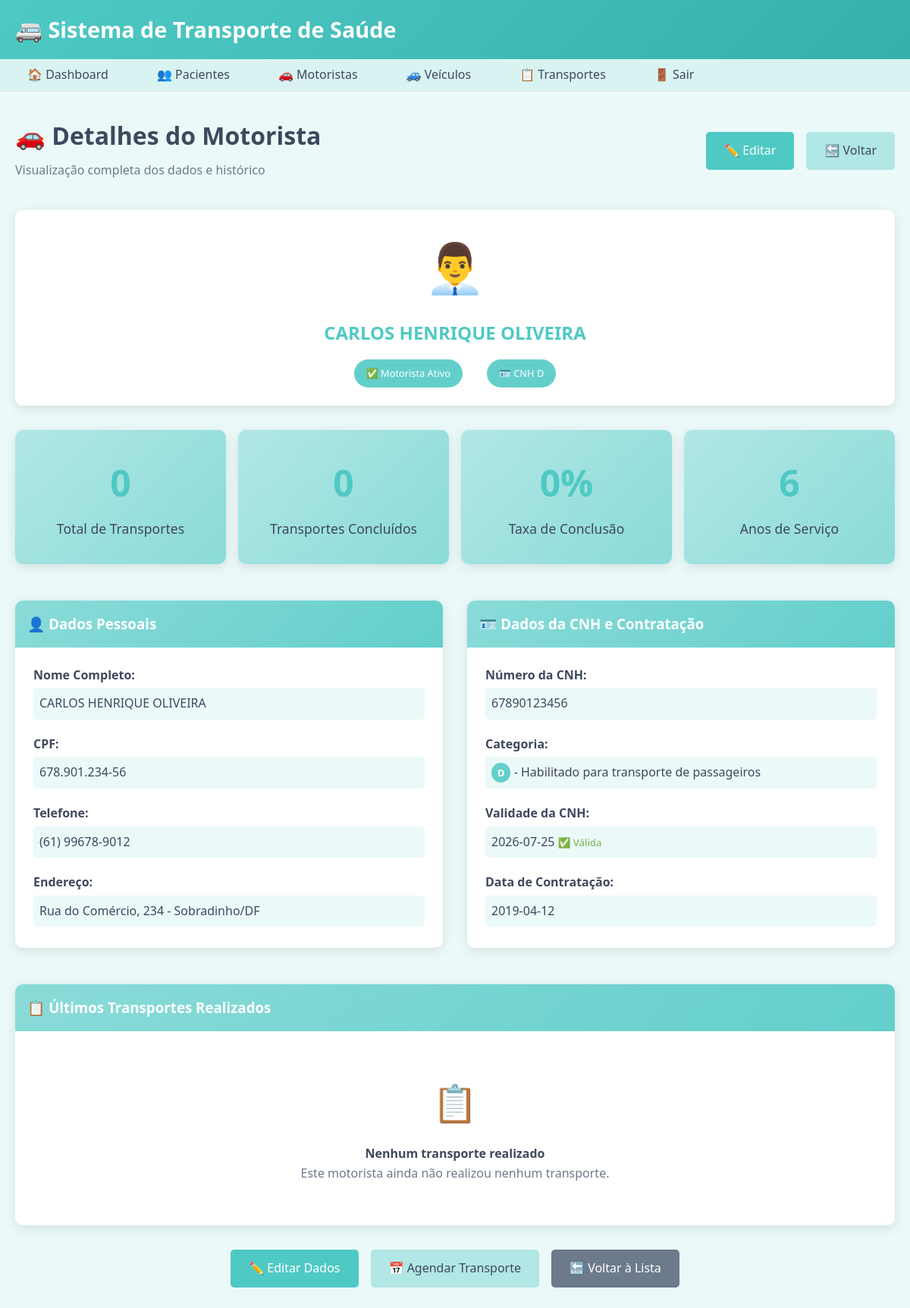
Page /drivers/6/view (signed in) on the committed database.
### tables this page shows
CREATE TABLE driver (
    id INTEGER PRIMARY KEY AUTOINCREMENT,
    name VARCHAR(100) NOT NULL,
    cpf VARCHAR(14) UNIQUE NOT NULL,
    cnh VARCHAR(20) UNIQUE NOT NULL,
    cnh_category VARCHAR(5) NOT NULL,
    cnh_expiry DATE NOT NULL,
    phone VARCHAR(15),
    address TEXT,
    hire_date DATE NOT NULL,
    is_active BOOLEAN DEFAULT 1
, employment_type VARCHAR(20) DEFAULT "prefeitura", company_name VARCHAR(150), company_cnpj VARCHAR(20), company_contact VARCHAR(100), company_phone VARCHAR(15), company_address TEXT);

### app_simple.py (the view)
@app.route('/drivers/<int:driver_id>/view')
def drivers_view(driver_id):
    if not check_auth():
        return redirect('/login')
    conn = get_db()
    cursor = conn.cursor()
    cursor.execute('SELECT * FROM driver WHERE id = ?', (driver_id,))
    driver = cursor.fetchone()
    if not driver:
        flash('Motorista não encontrado!', 'danger')
        return redirect('/drivers')
    cursor.execute('''
        SELECT t.*, p.name as patient_name, v.plate as vehicle_plate
        FROM transport t
        LEFT JOIN patient p ON t.patient_id = p.id
        LEFT JOIN vehicle v ON t.vehicle_id = v.id
        WHERE t.driver_id = ?
        ORDER BY t.appointment_date DESC
        LIMIT 10
    ''', (driver_id,))
    recent_transports = cursor.fetchall()
    cursor.execute('SELECT COUNT(*) as total FROM transport WHERE driver_id = ?', (driver_id,))
    total_transports = cursor.fetchone()['total']
    cursor.execute('''
        SELECT COUNT(*) as completed
        FROM transport
        WHERE driver_id = ? AND status = 'concluido'
    ''', (driver_id,))
    completed_transports = cursor.fetchone()['completed']
    conn.close()
    return render_template('drivers/view.html',
                         driver=driver,
                         recent_transports=recent_transports,
                         total_transports=total_transports,
                         completed_transports=completed_transports)

### app_simple.py (called while the page is built)
def get_db():
    conn = sqlite3.connect(DB_PATH)
    conn.row_factory = sqlite3.Row  # Para acessar colunas por nome
    return conn

def check_auth():
    return 'user_id' in session

### templates/drivers/view.html (shortened to what this page needs)
{% extends "base.html" %}
{% block content %}
<div style="padding: 2rem 0;">
    <div style="display: flex; justify-content: space-between; align-items: center; margin-bottom: 2rem;">
        <div>
            <h1>🚗 Detalhes do Motorista</h1>
            <p style="color: var(--gray-color); margin: 0.5rem 0;">Visualização completa dos dados e histórico</p>
        </div>
        <div style="display: flex; gap: 1rem;">
            <a href="/drivers/{{ driver.id }}/edit" class="btn btn-primary">✏️ Editar</a>
            <a href="/drivers" class="btn btn-secondary">🔙 Voltar</a>
        </div>
    </div>
    <div class="card" style="margin-bottom: 2rem;">
        <div class="card-body" style="text-align: center;">
            <div style="font-size: 4rem; margin-bottom: 1rem;">👨‍💼</div>
            <h2 style="color: var(--primary-color); margin-bottom: 0.5rem;">{{ driver.name }}</h2>
            <div style="display: flex; justify-content: center; gap: 2rem; margin-top: 1rem;">
                {% if driver.is_active %}
                    <span class="priority-normal" style="padding: 0.5rem 1rem; border-radius: 20px;">✅ Motorista Ativo</span>
                {% else %}
                    <span class="priority-high" style="padding: 0.5rem 1rem; border-radius: 20px;">❌ Motorista Inativo</span>
                {% endif %}
                <span class="priority-normal" style="padding: 0.5rem 1rem; border-radius: 20px;">🪪 CNH {{ driver.cnh_category }}</span>
            </div>
        </div>
    </div>
    <div style="display: grid; grid-template-columns: repeat(auto-fit, minmax(200px, 1fr)); gap: 1rem; margin-bottom: 2rem;">
        <div class="stat-card">
            <div class="stat-number">{{ total_transports }}</div>
            <div class="stat-label">Total de Transportes</div>
        </div>
        <div class="stat-card">
            <div class="stat-number">{{ completed_transports }}</div>
            <div class="stat-label">Transportes Concluídos</div>
        </div>
        <div class="stat-card">
            <div class="stat-number">
                {% if total_transports > 0 %}
                    {{ ((completed_transports / total_transports) * 100)|round|int }}%
                {% else %}
                    0%
                {% endif %}
            </div>
            <div class="stat-label">Taxa de Conclusão</div>
        </div>
        <div class="stat-card">
            <div class="stat-number">
                {% set years_working = (driver.hire_date|length > 0) %}
                {% if years_working %}
                    {{ ((2025 - driver.hire_date[:4]|int)) if driver.hire_date[:4]|int < 2025 else 0 }}
                {% else %}
                    0
                {% endif %}
            </div>
            <div class="stat-label">Anos de Serviço</div>
        </div>
    </div>
    <div style="display: grid; grid-template-columns: 1fr 1fr; gap: 2rem;">
        <div class="card">
            <div class="card-header">
                <h3>👤 Dados Pessoais</h3>
            </div>
            <div class="card-body">
                <div style="display: grid; gap: 1rem;">
                    <div>
                        <label style="font-weight: bold; color: var(--text-color);">Nome Completo:</label>
                        <p style="margin: 0.25rem 0; padding: 0.5rem; background-color: var(--color-95); border-radius: 5px;">{{ driver.name }}</p>
                    </div>
                    <div>
                        <label style="font-weight: bold; color: var(--text-color);">CPF:</label>
                        <p style="margin: 0.25rem 0; padding: 0.5rem; background-color: var(--color-95); border-radius: 5px;">{{ driver.cpf }}</p>
                    </div>
                    <div>
                        <label style="font-weight: bold; color: var(--text-color);">Telefone:</label>
                        <p style="margin: 0.25rem 0; padding: 0.5rem; background-color: var(--color-95); border-radius: 5px;">{{ driver.phone or 'Não informado' }}</p>
                    </div>
                    <div>
                        <label style="font-weight: bold; color: var(--text-color);">Endereço:</label>
                        <p style="margin: 0.25rem 0; padding: 0.5rem; background-color: var(--color-95); border-radius: 5px;">{{ driver.address or 'Não informado' }}</p>
                    </div>
                </div>
            </div>
        </div>
        <div class="card">
            <div class="card-header">
                <h3>🪪 Dados da CNH e Contratação</h3>
            </div>
            <div class="card-body">
                <div style="display: grid; gap: 1rem;">
                    <div>
                        <label style="font-weight: bold; color: var(--text-color);">Número da CNH:</label>
                        <p style="margin: 0.25rem 0; padding: 0.5rem; background-color: var(--color-95); border-radius: 5px;">{{ driver.cnh }}</p>
                    </div>
                    <div>
                        <label style="font-weight: bold; color: var(--text-color);">Categoria:</label>
                        <p style="margin: 0.25rem 0; padding: 0.5rem; background-color: var(--color-95); border-radius: 5px;">
                            <span class="priority-normal" style="font-weight: bold;">{{ driver.cnh_category }}</span>
                            {% if driver.cnh_category == 'D' %}
                                - Habilitado para transporte de passageiros
                            {% elif driver.cnh_category == 'C' %}
                                - Habilitado para veículos de carga
                            {% elif driver.cnh_category == 'B' %}
                                - Veículos de passeio
                            {% endif %}
                        </p>
                    </div>
                    <div>
                        <label style="font-weight: bold; color: var(--text-color);">Validade da CNH:</label>
                        <p style="margin: 0.25rem 0; padding: 0.5rem; background-color: var(--color-95); border-radius: 5px;">
                            {{ driver.cnh_expiry }}
                            {% if driver.cnh_expiry %}
                                <small style="color: var(--success-color);">✅ Válida</small>
                            {% endif %}
                        </p>
                    </div>
                    <div>
                        <label style="font-weight: bold; color: var(--text-color);">Data de Contratação:</label>
                        <p style="margin: 0.25rem 0; padding: 0.5rem; background-color: var(--color-95); border-radius: 5px;">{{ driver.hire_date }}</p>
                    </div>
                </div>
            </div>
        </div>
    </div>
    <div class="card" style="margin-top: 2rem;">
        <div class="card-header">
            <h3>📋 Últimos Transportes Realizados</h3>
        </div>
        <div class="card-body">
            {% if recent_transports %}
                <div style="overflow-x: auto;">
                    <table class="table">
                        <thead>
                            <tr>
                                <th>Data</th>
                                <th>Paciente</th>
                                <th>Destino</th>
                                <th>Veículo</th>
                                <th>Status</th>
                                <th>Observações</th>
                            </tr>
                        </thead>
                        <tbody>
                            {% for transport in recent_transports %}
                            <tr>
                                <td>{{ transport.appointment_date }}</td>
                                <td>{{ transport.patient_name or 'N/A' }}</td>
                                <td>{{ transport.destination }}</td>
                                <td>{{ transport.vehicle_plate or 'N/A' }}</td>
                                <td>
                                    {% if transport.status == 'agendado' %}
                                        <span class="priority-normal">Agendado</span>
                                    {% elif transport.status == 'em_andamento' %}
                                        <span class="priority-medium">Em Andamento</span>
                                    {% elif transport.status == 'concluido' %}
                                        <span class="priority-normal">Concluído</span>
                                    {% else %}
                                        <span class="priority-high">Cancelado</span>
                                    {% endif %}
                                </td>
                                <td>{{ transport.observations[:50] + '...' if transport.observations and transport.observations|length > 50 else transport.observations or '-' }}</td>
                            </tr>
                            {% endfor %}
                        </tbody>
                    </table>
                </div>
                {% if total_transports > 10 %}
                <div style="text-align: center; margin-top: 1rem;">
                    <p style="color: var(--gray-color);">Mostrando os 10 transportes mais recentes de {{ total_transports }} no total.</p>
                    <a href="/transports?driver={{ driver.id }}" class="btn btn-secondary">Ver Todo o Histórico</a>
                </div>
                {% endif %}
            {% else %}
                <div style="text-align: center; padding: 2rem;">
                    <div style="font-size: 3rem; margin-bottom: 1rem;">📋</div>
                    <h4>Nenhum transporte realizado</h4>
                    <p style="color: var(--gray-color);">Este motorista ainda não realizou nenhum transporte.</p>
                </div>
            {% endif %}
        </div>
    </div>
    <div style="display: flex; gap: 1rem; margin-top: 2rem; justify-content: center;">
        <a href="/drivers/{{ driver.id }}/edit" class="btn btn-primary">✏️ Editar Dados</a>
        <a href="/transports/new?driver={{ driver.id }}" class="btn btn-secondary">📅 Agendar Transporte</a>
        <a href="/drivers" class="btn" style="background-color: var(--gray-color); color: white;">🔙 Voltar à Lista</a>
    </div>
</div>
{% endblock %}

### static/css/style.css (style rules this page uses)
:root { --color-100: #ffffff; --color-95: #ebf9f9; --color-90: #d8f3f2; --color-85: #c4edec; --color-80: #b1e7e5; --color-75: #9de1df; --color-70: #8adbd8; --color-65: #76d5d2; --color-60: #63cfcb; --color-55: #4fc9c4; --color-50: #3cc3bf; --color-45: #36b0ac; --color-40: #309c98; --color-35: #2a8985; --color-30: #247572; --color-25: #1e625f; --color-20: #184e4c; --color-15: #123b39; --color-10: #0c2726; --color-5: #061413; --color-0: #000000; --primary-color: var(--color-55); --primary-dark: var(--color-45); --primary-hover: var(--color-40); --secondary-color: #6d7a8c; --text-color: #3f485d; --border-color: #e5e5e5; --success-color: #79b24a; --warning-color: #f2823c; --danger-color: #e81d51; --info-color: #91ceff; --light-color: var(--color-95); --dark-color: var(--color-20); --gray-color: #6d7a8c; --input-focus: var(--primary-color); --input-focus-shadow: rgba(79, 201, 196, 0.25); }
* { margin: 0; padding: 0; box-sizing: border-box; }
body { font-family: 'Segoe UI', Tahoma, Geneva, Verdana, sans-serif; background-color: var(--color-95); color: var(--text-color); line-height: 1.6; }
.card { background: white; border-radius: 10px; box-shadow: 0 4px 15px rgba(0,0,0,0.1); margin: 1rem 0; overflow: hidden; transition: transform 0.3s ease; }
.card-header { background: linear-gradient(135deg, var(--color-70), var(--color-60)); color: white; padding: 1rem; font-weight: 600; }
.card-body { padding: 1.5rem; }
.btn { display: inline-block; padding: 0.75rem 1.5rem; border: none; border-radius: 5px; cursor: pointer; text-decoration: none; font-size: 1rem; font-weight: 500; transition: all 0.3s ease; text-align: center; }
.btn-primary { background-color: var(--primary-color); color: white; }
.btn-secondary { background-color: var(--color-80); color: var(--text-color); }
.stat-card { background: linear-gradient(135deg, var(--color-80), var(--color-70)); color: var(--text-color); padding: 2rem; border-radius: 10px; text-align: center; box-shadow: 0 4px 15px rgba(0,0,0,0.1); }
.stat-number { font-size: 3rem; font-weight: bold; color: var(--primary-color); }
.stat-label { font-size: 1.1rem; margin-top: 0.5rem; }
.priority-normal { background-color: var(--color-60); color: white; padding: 0.25rem 0.5rem; border-radius: 15px; font-size: 0.8rem; }

### rows in the picture
driver: name "CARLOS HENRIQUE OLIVEIRA", cnh_category "D", hire_date "6", cpf "678.901.234-56", phone "(61) 99678-9012", address "Rua do Comércio, 234 - Sobradinho/DF", cnh "67890123456", cnh_expiry "2026-07-25", hire_date "2019-04-12"

### other values in the picture
{{ total_transports }} "0"
{{ completed_transports }} "0"
